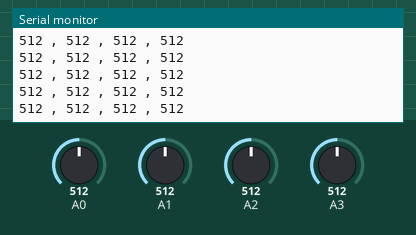
Simulated run of this sketch. Board: Arduino Uno, built with avr-gcc and run on an emulated ATmega328P. Shown: the last lines printed to the serial monitor. The test bench sets the inputs (shaded band); at power-on: A0 = 512, A1 = 512, A2 = 512, A3 = 512.

Above: at 1.2 s.
1.3 s: A0 set to 716
At 1.32 s:
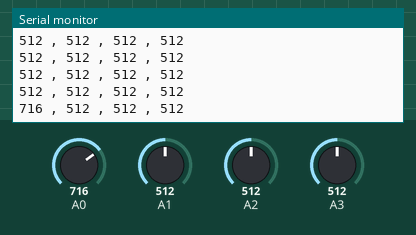
2.8 s: A1 set to 716
At 2.84 s:
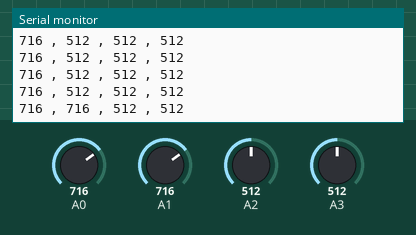
4.3 s: A2 set to 716
At 4.36 s:
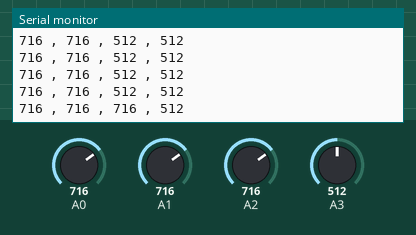
5.8 s: A3 set to 716
At 5.87 s:
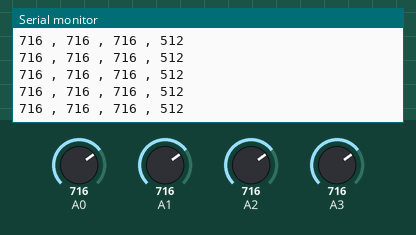
7.3 s: A0 set to 992
At 7.39 s:
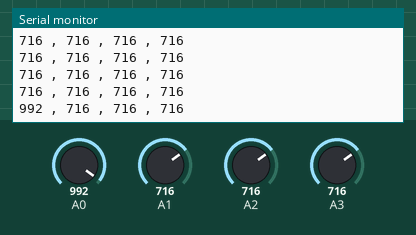
8.8 s: A1 set to 992
At 8.81 s:
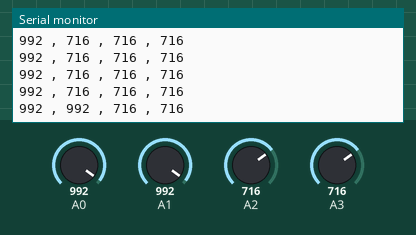
Timing chart, 0 to 11.3 s (numbered marks = the images above; inputs shaded):
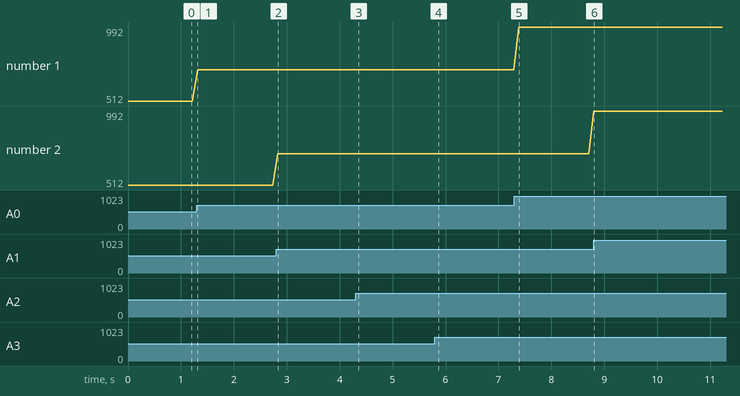

The sketch:

arduino.ino
```cpp
void setup() {
  Serial.begin(115200);
}

void loop() {
  int a = analogRead(A0);
  int b = analogRead(A1);
  int c = analogRead(A2);
  int d = analogRead(A3);
  Serial.print(a);
  Serial.print(" , ");
  Serial.print(b);
  Serial.print(" , ");
  Serial.print(c);
  Serial.print(" , ");
  Serial.println(d);
  delay(100);
}
```

Measured:
- after the input at 1.3 s, the serial monitor: prints a new line at once (image 1)
- after the input at 2.8 s, the serial monitor: prints a new line at once (image 2)
- after the input at 4.3 s, the serial monitor: prints a new line after 0.05 s (image 3)
- after the input at 7.3 s, the serial monitor: prints a new line after 0.09 s (image 5)
- after the input at 8.8 s, the serial monitor: prints a new line at once (image 6)
- plotted number 1: 512 → 716 after the input at 1.3 s, 716 → 992 after the input at 7.3 s
